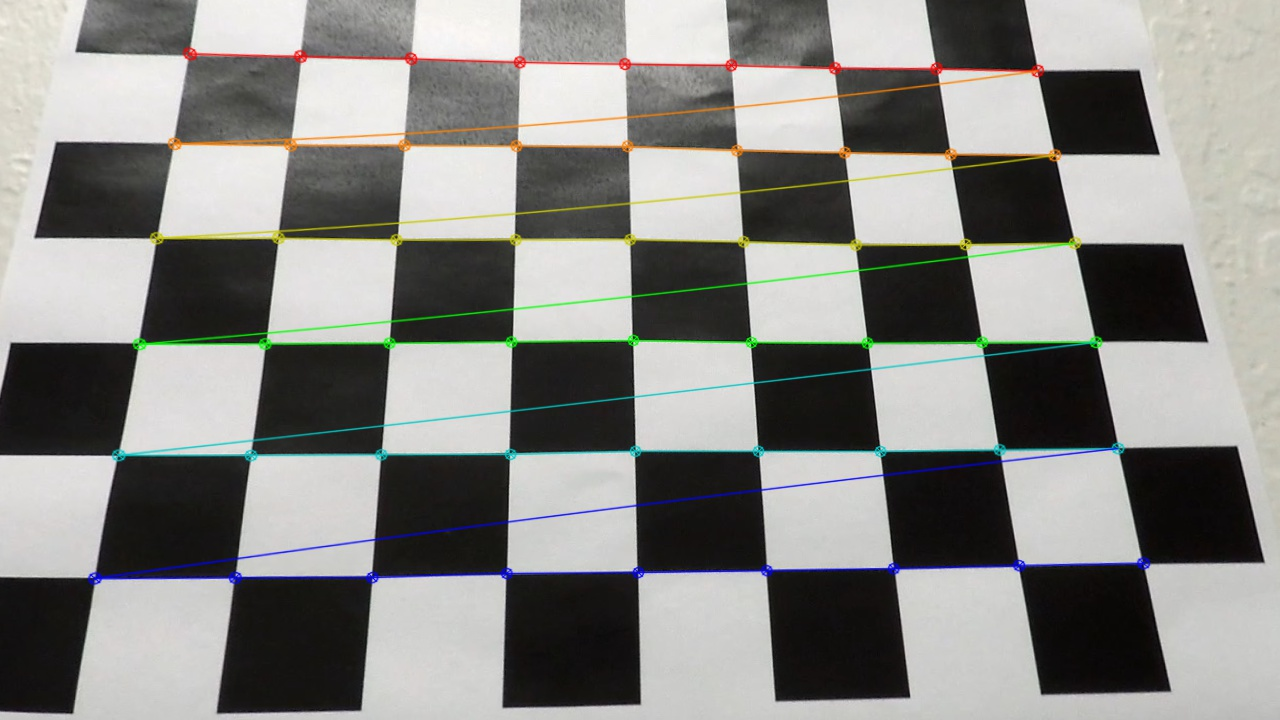
#> input picture undistorted_images/calibration3.jpg, 1280 x 720 px, found by its file name
$ jupyter execute --allow-errors P4_ALF.ipynb   (shell and % lines are left out)   (older library calls are emulated)
#> lines starting #> are read from the running program, lines starting #| are printed output that depends on the picture; after the words box and inside, x2 and y2 are one past the last pixel; in counts of white or black regions, pixels touching at a corner belong together
## Advanced Lane Finding Project

The goals / steps of this project are the following:

* Compute the camera calibration matrix and distortion coefficients given a set of chessboard images.
* Apply a distortion correction to raw images.
* Use color transforms, gradients, etc., to create a thresholded binary image.
* Apply a perspective transform to rectify binary image ("birds-eye view").
* Detect lane pixels and fit to find the lane boundary.
* Determine the curvature of the lane and vehicle position with respect to center.
* Warp the detected lane boundaries back onto the original image.
* Output visual display of the lane boundaries and numerical estimation of lane curvature and vehicle position.

---
## First, I'll compute the camera calibration using chessboard images

[cell 1]
import cv2
import numpy as np
import matplotlib.pyplot as plt
import matplotlib.image as mpimg
from os import listdir
from os.path import isfile, join

from moviepy.editor import VideoFileClip
from IPython.display import HTML

nx = 9
ny = 6
objpoints = []
imgpoints = []
objp = np.zeros((9*6,3), np.float32)
objp[:,:2] = np.mgrid[0:9,0:6].T.reshape(-1,2)

#Finding in mtx, dst
img = cv2.imread('camera_cal/calibration3.jpg')
#> img is the input picture: shape (720, 1280, 3); mean B, G, R 132.2, 135.5, 135.6

# Convert to grayscale
gray = cv2.cvtColor(img, cv2.COLOR_BGR2GRAY)
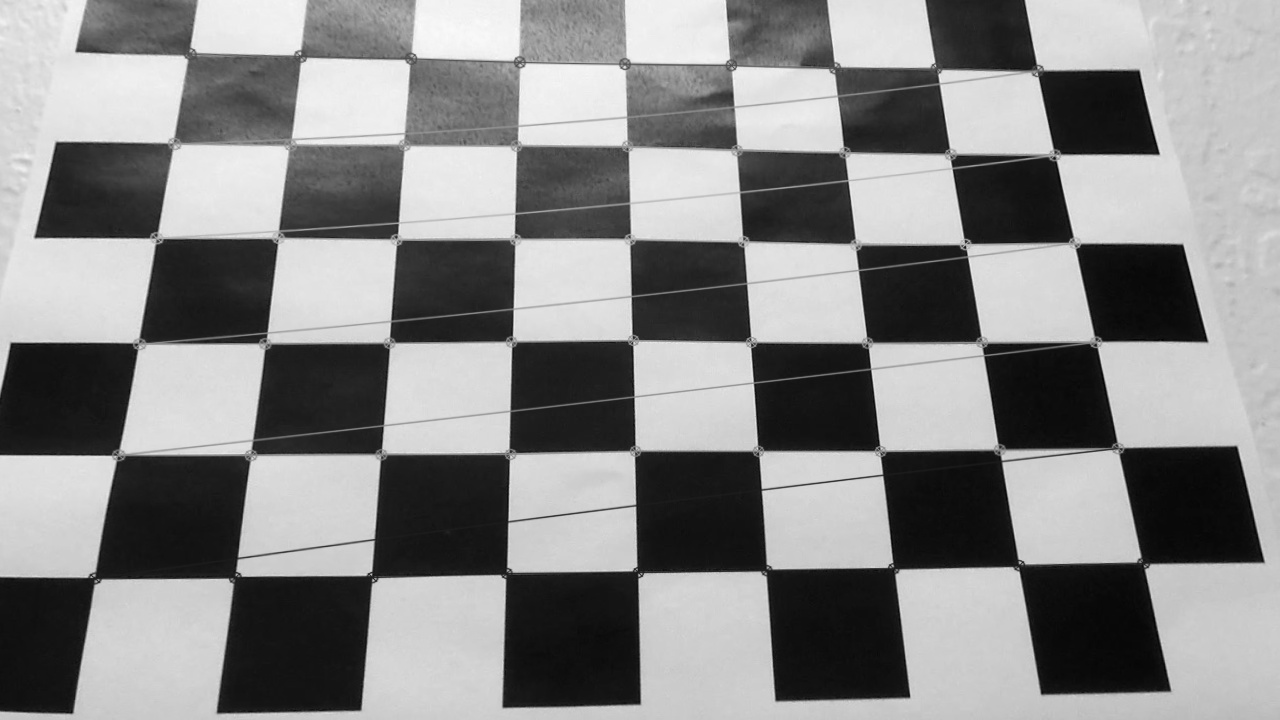
#> gray: shape (720, 1280); min 1, max 251, mean 135.2

# Find the chessboard corners
ret, corners = cv2.findChessboardCorners(gray, (nx, ny), None)
#> ret = True; corners = 54 rows, first 8: [189, 53.5], [300.5, 56.5], [410.5, 58.5], [519, 61.5], [626, 63], [730.1, 66.7], [834.2, 66.29], [936.5, 68.5]

# If found, draw corners
if ret == True:
    imgpoints.append(corners)
    objpoints.append(objp)
    print(ret)
#| True
    # Draw and display the corners
    cv2.drawChessboardCorners(img, (nx, ny), corners, ret)
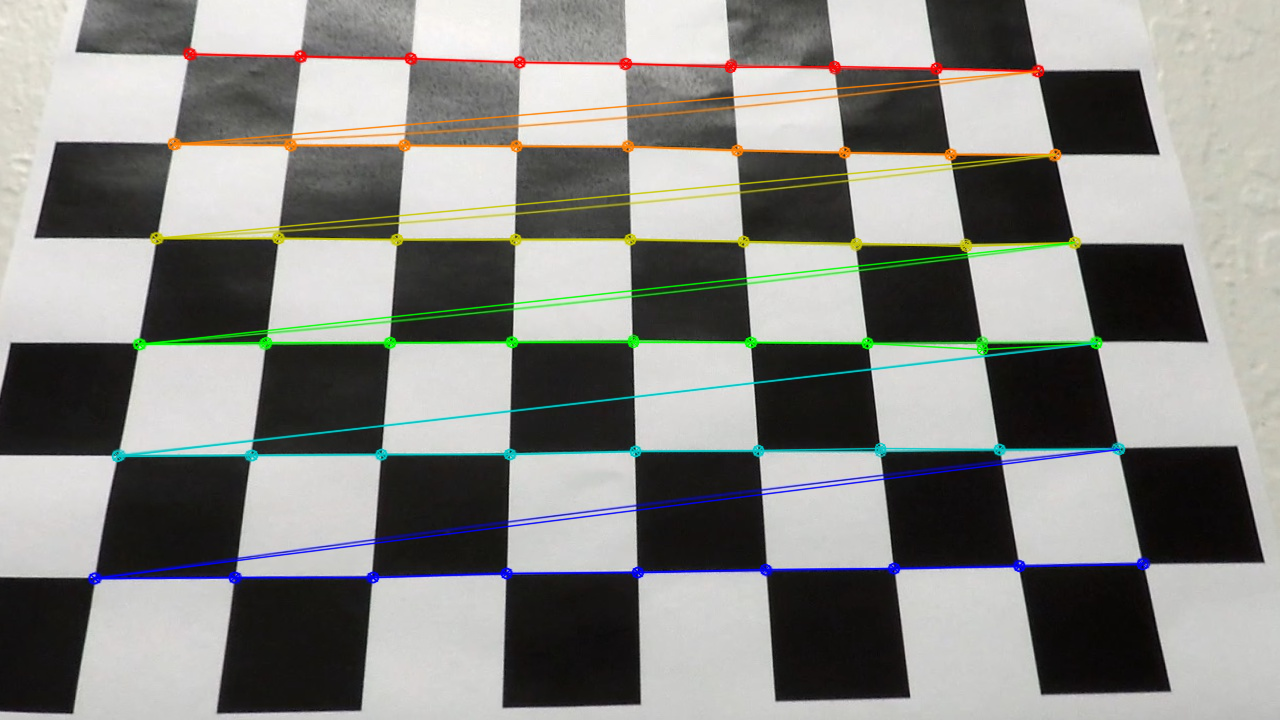
#> img: shape (720, 1280, 3); 3.83% of pixels changed, all inside (x1, y1, x2, y2) = (88, 48, 1149, 585)

ret, mtx, dist, rvecs, tvecs = cv2.calibrateCamera(objpoints, imgpoints, gray.shape[::-1], None, None)
#> ret = 1.45; mtx = [[760.1, 0, 602.5], [0, 687.9, 330], [0, 0, 1]]; dist = [[-0.0735, 0.233, 0.000944, -0.00292, -0.205]]; rvecs = ([-0.271, -0.0437, -0.00403],); tvecs = ([-3.78, -2.79, 6.93],)

# Undistorted image ## Provide an example of a distortion corrected calibration image. (Chessboard)
undistorted = cv2.undistort(img, mtx, dist, None, mtx)
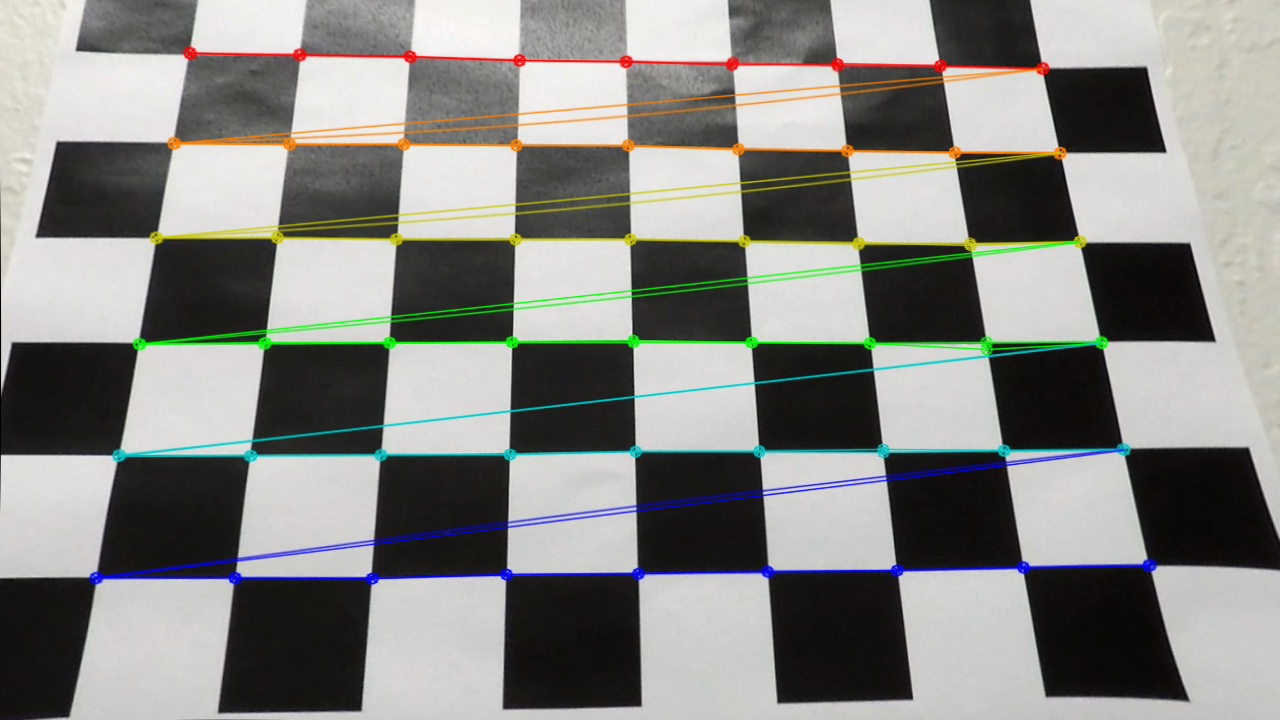
#> undistorted: shape (720, 1280, 3); mean B, G, R 130.5, 134.5, 134.1

#> (the rest of this cell did not finish here and is left out)
